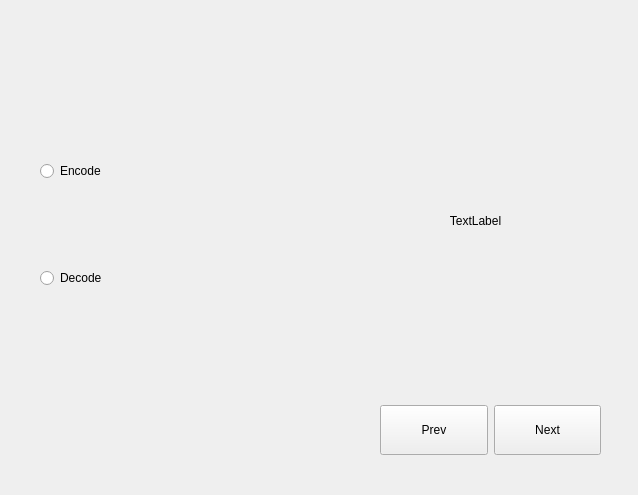
<?xml version="1.0" encoding="UTF-8"?>
<ui version="4.0">
 <class>Form</class>
 <widget class="QWidget" name="Form">
  <property name="geometry">
   <rect>
    <x>0</x>
    <y>0</y>
    <width>638</width>
    <height>495</height>
   </rect>
  </property>
  <property name="windowTitle">
   <string>Form</string>
  </property>
  <widget class="QWidget" name="verticalLayoutWidget">
   <property name="geometry">
    <rect>
     <x>40</x>
     <y>80</y>
     <width>111</width>
     <height>291</height>
    </rect>
   </property>
   <layout class="QVBoxLayout" name="verticalLayout">
    <item>
     <widget class="QRadioButton" name="radioButton_2">
      <property name="text">
       <string>Encode</string>
      </property>
     </widget>
    </item>
    <item>
     <widget class="QRadioButton" name="radioButton">
      <property name="text">
       <string>Decode</string>
      </property>
     </widget>
    </item>
   </layout>
  </widget>
  <widget class="QWidget" name="verticalLayoutWidget_2">
   <property name="geometry">
    <rect>
     <x>350</x>
     <y>70</y>
     <width>251</width>
     <height>301</height>
    </rect>
   </property>
   <layout class="QVBoxLayout" name="verticalLayout_2">
    <item>
     <widget class="QLabel" name="label">
      <property name="text">
       <string>TextLabel</string>
      </property>
      <property name="alignment">
       <set>Qt::AlignCenter</set>
      </property>
     </widget>
    </item>
   </layout>
  </widget>
  <widget class="QWidget" name="horizontalLayoutWidget">
   <property name="geometry">
    <rect>
     <x>380</x>
     <y>390</y>
     <width>221</width>
     <height>80</height>
    </rect>
   </property>
   <layout class="QHBoxLayout" name="horizontalLayout">
    <item>
     <widget class="QPushButton" name="pushButton_2">
      <property name="sizePolicy">
       <sizepolicy hsizetype="Minimum" vsizetype="Fixed">
        <horstretch>0</horstretch>
        <verstretch>0</verstretch>
       </sizepolicy>
      </property>
      <property name="minimumSize">
       <size>
        <width>0</width>
        <height>50</height>
       </size>
      </property>
      <property name="text">
       <string>Prev</string>
      </property>
     </widget>
    </item>
    <item>
     <widget class="QPushButton" name="pushButton">
      <property name="minimumSize">
       <size>
        <width>0</width>
        <height>50</height>
       </size>
      </property>
      <property name="text">
       <string>Next</string>
      </property>
     </widget>
    </item>
   </layout>
  </widget>
 </widget>
 <resources/>
 <connections/>
</ui>
